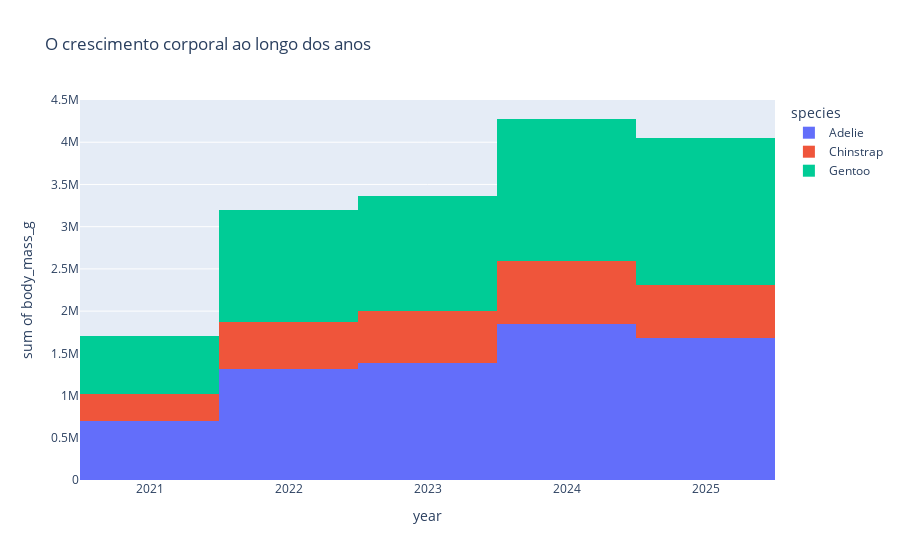

Write notebook code for a chart like this one.
### Markdown cell above
### Notamos que grande parte dos pinguins se encontram acima de sua própria média, e que existem valores que se dispersam bastante até o topo, sendo os Chinstrap de novo um destaque no quesito de peso corporal.</br>

### Code cell
px.histogram(penguins_df, x='year', y='body_mass_g', color='species', title='O crescimento corporal ao longo dos anos')

### Figure 1 — Plotly figure (JSON) as saved in the notebook; plotly's stock layout.template omitted (floating-point values rounded to 4 significant figures; data arrays with more than 128 entries replaced by an {"elided": "..."} marker saying what was removed)
{"data": [{"alignmentgroup": "True", "bingroup": "x", "histfunc": "sum", "hovertemplate": "species=Adelie<br>year=%{x}<br>sum of body_mass_g=%{y}<extra></extra>", "legendgroup": "Adelie", "marker": {"color": "#636efa", "pattern": {"shape": ""}}, "name": "Adelie", "offsetgroup": "Adelie", "orientation": "v", "showlegend": true, "type": "histogram", "x": {"elided": "1560 int values"}, "xaxis": "x", "y": {"elided": "1560 int values"}, "yaxis": "y"}, {"alignmentgroup": "True", "bingroup": "x", "histfunc": "sum", "hovertemplate": "species=Chinstrap<br>year=%{x}<br>sum of body_mass_g=%{y}<extra></extra>", "legendgroup": "Chinstrap", "marker": {"color": "#EF553B", "pattern": {"shape": ""}}, "name": "Chinstrap", "offsetgroup": "Chinstrap", "orientation": "v", "showlegend": true, "type": "histogram", "x": {"elided": "623 int values"}, "xaxis": "x", "y": {"elided": "623 int values"}, "yaxis": "y"}, {"alignmentgroup": "True", "bingroup": "x", "histfunc": "sum", "hovertemplate": "species=Gentoo<br>year=%{x}<br>sum of body_mass_g=%{y}<extra></extra>", "legendgroup": "Gentoo", "marker": {"color": "#00cc96", "pattern": {"shape": ""}}, "name": "Gentoo", "offsetgroup": "Gentoo", "orientation": "v", "showlegend": true, "type": "histogram", "x": {"elided": "1247 int values"}, "xaxis": "x", "y": {"elided": "1247 int values"}, "yaxis": "y"}], "layout": {"barmode": "relative", "legend": {"title": {"text": "species"}, "tracegroupgap": 0}, "title": {"text": "O crescimento corporal ao longo dos anos"}, "xaxis": {"anchor": "y", "domain": [0, 1], "title": {"text": "year"}}, "yaxis": {"anchor": "x", "domain": [0, 1], "title": {"text": "sum of body_mass_g"}}}}
